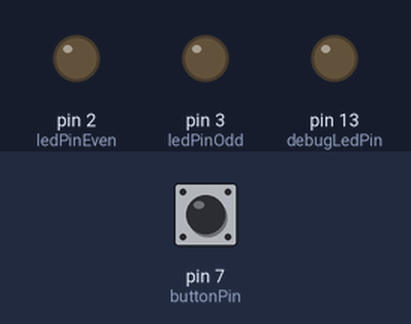
Bench run of a sketch on a simulated Arduino Uno, built with avr-gcc and run on an emulated ATmega328P. On the bench: output pins drawn as LEDs (lit = HIGH). Inputs (shaded band) come from the test bench; at power-on: pin 7 (buttonPin) LOW.

Above: at 1.4 s.
1.5 s: pin 7 (buttonPin) pulled HIGH for 0.35 s
At 2.1 s:
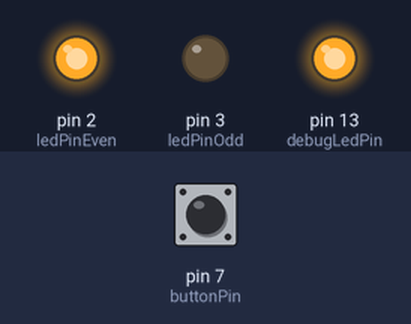
At 4.4 s:
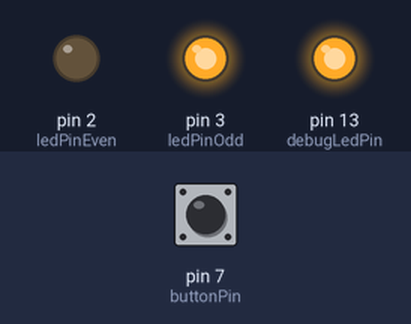
Timing chart, 0 to 10.8 s (numbered marks = the images above; inputs shaded):
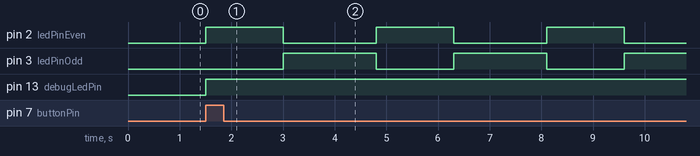

The sketch:

led_headband.ino
```cpp
int ledPinEven = 2;
int ledPinOdd = 3;
int buttonPin = 7;

int debugLedPin = 13;

int buttonState = LOW;
boolean onFlag = false;

void setup(){
pinMode(ledPinEven, OUTPUT);
pinMode(ledPinOdd, OUTPUT);
pinMode(buttonPin, INPUT);

pinMode(debugLedPin, OUTPUT);
}

void loop(){
  /*
digitalWrite(ledPinEven,HIGH);
digitalWrite(ledPinOdd,LOW);
delay(1500);
digitalWrite(ledPinEven,LOW);
digitalWrite(ledPinOdd,HIGH);
delay(1500);
*/

buttonState = digitalRead(buttonPin);

if (buttonState == HIGH) {

  if (onFlag == false) {
    onFlag = true;
  } else {
    onFlag = false;
  }
}

  if (onFlag == true) {
digitalWrite(debugLedPin,HIGH);

digitalWrite(ledPinEven,HIGH);
digitalWrite(ledPinOdd,LOW);
delay(1500);
digitalWrite(ledPinEven,LOW);
digitalWrite(ledPinOdd,HIGH);
delay(1500);
  } else {
 digitalWrite(debugLedPin,LOW);


digitalWrite(ledPinOdd,LOW);

digitalWrite(ledPinEven,LOW);
  }

  delay(300);
}
```

Measured:
- after the input at 1.5 s, pin 2 (ledPinEven): alternates HIGH for 1.5 s and LOW for 1.8 s, starting at once; pin 3 (ledPinOdd): alternates HIGH for 1.8 s and LOW for 1.5 s, starting after 1.5 s; pin 13 (debugLedPin): LOW → HIGH at once
